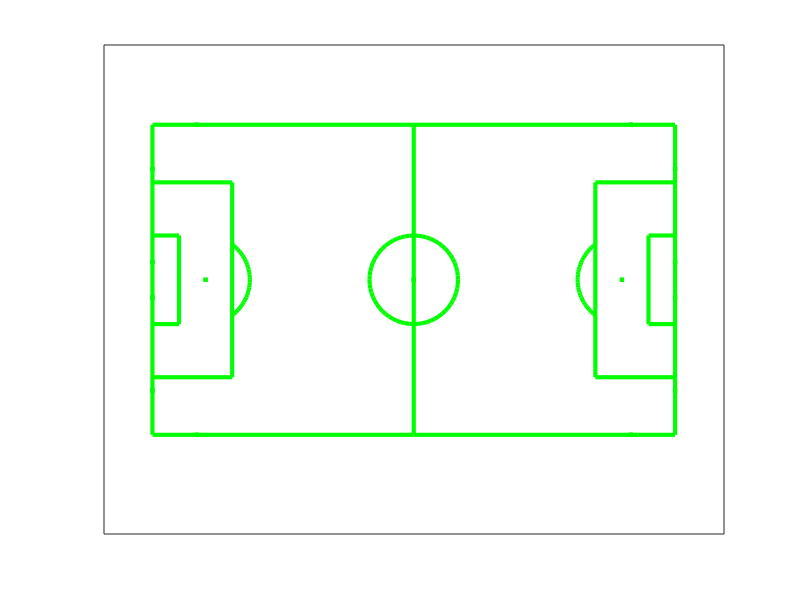

Write MATLAB code to recreate this figure.
% visualize soccer field
clear
close all;

addpath('../../data');

load('soccer_field_model.mat');
index = line_segment_index;

figure;

%daspect([max(daspect)*[1 1] 1])
N = length(index);
for i = [1: N]
    idx1 = index(i, 1) + 1;
    idx2 = index(i, 2) + 1;
    
    x = [points(idx1, 1), points(idx2, 1)];
    y = [points(idx1, 2), points(idx2, 2)];
    
    plot(x, y, 'g', 'lineWidth', 3);    
    hold on; 
end
set(gca, 'xtick', []); % Get Current Axis?
set(gca, 'xticklabel', []);
set(gca, 'ytick', []);
set(gca, 'yticklabel', []);

axis equal
hold off;
xlim([-10, 118]);




